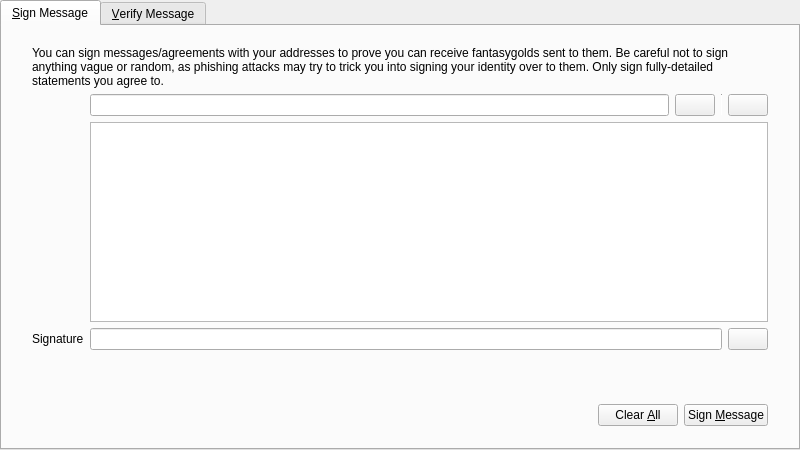
<?xml version="1.0" encoding="UTF-8"?>
<ui version="4.0">
 <class>SignVerifyMessageDialog</class>
 <widget class="QDialog" name="SignVerifyMessageDialog">
  <property name="geometry">
   <rect>
    <x>0</x>
    <y>0</y>
    <width>800</width>
    <height>450</height>
   </rect>
  </property>
  <property name="windowTitle">
   <string>Signatures - Sign / Verify a Message</string>
  </property>
  <property name="modal">
   <bool>true</bool>
  </property>
  <layout class="QVBoxLayout" name="verticalLayout">
   <property name="leftMargin">
    <number>0</number>
   </property>
   <property name="topMargin">
    <number>0</number>
   </property>
   <property name="rightMargin">
    <number>0</number>
   </property>
   <property name="bottomMargin">
    <number>0</number>
   </property>
   <item>
    <widget class="QTabWidget" name="tabWidget">
     <property name="currentIndex">
      <number>0</number>
     </property>
     <widget class="QWidget" name="tabSignMessage">
      <attribute name="title">
       <string>&amp;Sign Message</string>
      </attribute>
      <layout class="QVBoxLayout" name="verticalLayout_SM">
       <property name="leftMargin">
        <number>0</number>
       </property>
       <property name="topMargin">
        <number>0</number>
       </property>
       <property name="rightMargin">
        <number>0</number>
       </property>
       <property name="bottomMargin">
        <number>0</number>
       </property>
       <item>
        <layout class="QVBoxLayout" name="verticalLayout_3">
         <property name="leftMargin">
          <number>30</number>
         </property>
         <property name="topMargin">
          <number>20</number>
         </property>
         <property name="rightMargin">
          <number>30</number>
         </property>
         <property name="bottomMargin">
          <number>20</number>
         </property>
         <item>
          <layout class="QGridLayout" name="gridLayout">
           <item row="1" column="1">
          <layout class="QHBoxLayout" name="horizontalLayout_1_SM">
           <property name="spacing">
            <number>6</number>
           </property>
           <item>
            <widget class="QValidatedLineEdit" name="addressIn_SM">
             <property name="toolTip">
              <string>The FantasyGold address to sign the message with</string>
             </property>
            </widget>
           </item>
           <item>
              <widget class="FantasyGoldPushButton" name="addressBookButton_SM">
             <property name="toolTip">
              <string>Choose previously used address</string>
             </property>
             <property name="text">
              <string/>
             </property>
             <property name="icon">
              <iconset resource="../bitcoin.qrc">
               <normaloff>:/icons/address-book</normaloff>:/icons/address-book</iconset>
             </property>
             <property name="shortcut">
              <string>Alt+A</string>
             </property>
             <property name="autoDefault">
              <bool>false</bool>
             </property>
            </widget>
           </item>
           <item>
            <widget class="Line" name="vLine">
             <property name="maximumSize">
              <size>
               <width>1</width>
               <height>22</height>
              </size>
             </property>
             <property name="orientation">
              <enum>Qt::Vertical</enum>
             </property>
            </widget>
           </item>
           <item>
              <widget class="FantasyGoldPushButton" name="pasteButton_SM">
             <property name="toolTip">
              <string>Paste address from clipboard</string>
             </property>
             <property name="text">
              <string/>
             </property>
             <property name="icon">
              <iconset resource="../bitcoin.qrc">
               <normaloff>:/icons/editpaste</normaloff>:/icons/editpaste</iconset>
             </property>
             <property name="shortcut">
              <string>Alt+P</string>
             </property>
             <property name="autoDefault">
              <bool>false</bool>
             </property>
            </widget>
           </item>
          </layout>
         </item>
           <item row="2" column="1">
          <widget class="QPlainTextEdit" name="messageIn_SM">
           <property name="toolTip">
            <string>Enter the message you want to sign here</string>
           </property>
          </widget>
         </item>
           <item row="3" column="1">
          <layout class="QHBoxLayout" name="horizontalLayout_2_SM">
           <property name="spacing">
            <number>6</number>
           </property>
           <item>
            <widget class="QLineEdit" name="signatureOut_SM">
             <property name="font">
              <font>
               <italic>true</italic>
              </font>
             </property>
             <property name="readOnly">
              <bool>true</bool>
             </property>
            </widget>
           </item>
           <item>
              <widget class="FantasyGoldPushButton" name="copySignatureButton_SM">
             <property name="toolTip">
              <string>Copy the current signature to the system clipboard</string>
             </property>
             <property name="text">
              <string/>
             </property>
             <property name="icon">
              <iconset resource="../bitcoin.qrc">
               <normaloff>:/icons/editcopy</normaloff>:/icons/editcopy</iconset>
             </property>
             <property name="autoDefault">
              <bool>false</bool>
             </property>
            </widget>
           </item>
          </layout>
         </item>
           <item row="3" column="0">
            <widget class="QLabel" name="signatureLabel_SM">
             <property name="text">
              <string>Signature</string>
             </property>
             <property name="textFormat">
              <enum>Qt::PlainText</enum>
             </property>
            </widget>
           </item>
           <item row="0" column="0" colspan="2">
            <widget class="QLabel" name="infoLabel_SM">
             <property name="text">
              <string>You can sign messages/agreements with your addresses to prove you can receive fantasygolds sent to them. Be careful not to sign anything vague or random, as phishing attacks may try to trick you into signing your identity over to them. Only sign fully-detailed statements you agree to.</string>
             </property>
             <property name="textFormat">
              <enum>Qt::PlainText</enum>
             </property>
             <property name="wordWrap">
              <bool>true</bool>
             </property>
            </widget>
           </item>
          </layout>
         </item>
        </layout>
       </item>
       <item>
        <widget class="QWidget" name="buttonsContainerWhite" native="true">
         <layout class="QHBoxLayout" name="horizontalLayout">
          <property name="leftMargin">
           <number>30</number>
          </property>
          <property name="topMargin">
           <number>15</number>
          </property>
          <property name="rightMargin">
           <number>30</number>
          </property>
          <item>
           <spacer name="horizontalSpacer_1_SM">
            <property name="orientation">
             <enum>Qt::Horizontal</enum>
            </property>
            <property name="sizeHint" stdset="0">
             <size>
              <width>40</width>
              <height>48</height>
             </size>
            </property>
           </spacer>
          </item>
          <item>
           <widget class="QLabel" name="statusLabel_SM">
            <property name="font">
             <font>
              <weight>75</weight>
              <bold>true</bold>
             </font>
            </property>
            <property name="text">
             <string/>
            </property>
            <property name="wordWrap">
             <bool>true</bool>
            </property>
           </widget>
          </item>
          <item>
           <spacer name="horizontalSpacer_2_SM">
            <property name="orientation">
             <enum>Qt::Horizontal</enum>
            </property>
            <property name="sizeHint" stdset="0">
             <size>
              <width>40</width>
              <height>48</height>
             </size>
            </property>
           </spacer>
          </item>
          <item>
           <widget class="FantasyGoldPushButton" name="clearButton_SM">
            <property name="toolTip">
             <string>Reset all sign message fields</string>
            </property>
            <property name="text">
             <string>Clear &amp;All</string>
            </property>
            <property name="icon">
             <iconset resource="../bitcoin.qrc">
              <normaloff>:/icons/remove</normaloff>:/icons/remove</iconset>
            </property>
            <property name="autoDefault">
             <bool>false</bool>
            </property>
           </widget>
          </item>
          <item>
           <widget class="FantasyGoldPushButton" name="signMessageButton_SM">
            <property name="toolTip">
             <string>Sign the message to prove you own this FantasyGold address</string>
            </property>
            <property name="text">
             <string>Sign &amp;Message</string>
            </property>
            <property name="icon">
             <iconset resource="../bitcoin.qrc">
              <normaloff>:/icons/edit</normaloff>:/icons/edit</iconset>
            </property>
            <property name="autoDefault">
             <bool>false</bool>
            </property>
           </widget>
          </item>
         </layout>
        </widget>
       </item>
      </layout>
     </widget>
     <widget class="QWidget" name="tabVerifyMessage">
      <attribute name="title">
       <string>&amp;Verify Message</string>
      </attribute>
      <layout class="QVBoxLayout" name="verticalLayout_VM">
       <property name="leftMargin">
        <number>0</number>
       </property>
       <property name="topMargin">
        <number>0</number>
       </property>
       <property name="rightMargin">
        <number>0</number>
       </property>
       <property name="bottomMargin">
        <number>0</number>
       </property>
       <item>
        <layout class="QVBoxLayout" name="verticalLayout_2">
         <property name="leftMargin">
          <number>30</number>
         </property>
         <property name="topMargin">
          <number>20</number>
         </property>
         <property name="rightMargin">
          <number>30</number>
         </property>
         <property name="bottomMargin">
          <number>20</number>
         </property>
         <item>
          <widget class="QLabel" name="infoLabel_VM">
           <property name="text">
            <string>Enter the receiver's address, message (ensure you copy line breaks, spaces, tabs, etc. exactly) and signature below to verify the message. Be careful not to read more into the signature than what is in the signed message itself, to avoid being tricked by a man-in-the-middle attack. Note that this only proves the signing party receives with the address, it cannot prove sendership of any transaction!</string>
           </property>
           <property name="textFormat">
            <enum>Qt::PlainText</enum>
           </property>
           <property name="alignment">
            <set>Qt::AlignLeading|Qt::AlignLeft|Qt::AlignTop</set>
           </property>
           <property name="wordWrap">
            <bool>true</bool>
           </property>
          </widget>
         </item>
         <item>
          <layout class="QHBoxLayout" name="horizontalLayout_1_VM">
           <property name="spacing">
            <number>6</number>
           </property>
           <item>
            <widget class="QValidatedLineEdit" name="addressIn_VM">
             <property name="toolTip">
              <string>The FantasyGold address the message was signed with</string>
             </property>
            </widget>
           </item>
           <item>
            <widget class="FantasyGoldPushButton" name="addressBookButton_VM">
             <property name="toolTip">
              <string>Choose previously used address</string>
             </property>
             <property name="text">
              <string/>
             </property>
             <property name="icon">
              <iconset resource="../bitcoin.qrc">
               <normaloff>:/icons/address-book</normaloff>:/icons/address-book</iconset>
             </property>
             <property name="shortcut">
              <string>Alt+A</string>
             </property>
             <property name="autoDefault">
              <bool>false</bool>
             </property>
            </widget>
           </item>
          </layout>
         </item>
         <item>
          <widget class="QPlainTextEdit" name="messageIn_VM">
          <property name="toolTip">
            <string>The signed message to verify</string>
          </property>
          <property name="placeholderText">
            <string>The signed message to verify</string>
          </property>
        </widget>
         </item>
         <item>
          <widget class="QValidatedLineEdit" name="signatureIn_VM">
          <property name="toolTip">
            <string>The signature given when the message was signed</string>
          </property>
         <property name="placeholderText">
            <string>The signature given when the message was signed</string>
          </property>
        </widget>
         </item>
        </layout>
       </item>
       <item>
        <widget class="QWidget" name="buttonsContainerWhite_" native="true">
         <layout class="QHBoxLayout" name="horizontalLayout_2">
          <property name="leftMargin">
           <number>30</number>
          </property>
          <property name="topMargin">
           <number>15</number>
          </property>
          <property name="rightMargin">
           <number>30</number>
          </property>
          <item>
           <spacer name="horizontalSpacer_1_VM">
            <property name="orientation">
             <enum>Qt::Horizontal</enum>
            </property>
            <property name="sizeHint" stdset="0">
             <size>
              <width>40</width>
              <height>48</height>
             </size>
            </property>
           </spacer>
          </item>
          <item>
           <widget class="QLabel" name="statusLabel_VM">
            <property name="font">
             <font>
              <weight>75</weight>
              <bold>true</bold>
             </font>
            </property>
            <property name="text">
             <string/>
            </property>
            <property name="wordWrap">
             <bool>true</bool>
            </property>
           </widget>
          </item>
          <item>
           <spacer name="horizontalSpacer_2_VM">
            <property name="orientation">
             <enum>Qt::Horizontal</enum>
            </property>
            <property name="sizeHint" stdset="0">
             <size>
              <width>40</width>
              <height>48</height>
             </size>
            </property>
           </spacer>
          </item>
          <item>
           <widget class="FantasyGoldPushButton" name="clearButton_VM">
            <property name="toolTip">
             <string>Reset all verify message fields</string>
            </property>
            <property name="text">
             <string>Clear &amp;All</string>
            </property>
            <property name="icon">
             <iconset resource="../bitcoin.qrc">
              <normaloff>:/icons/remove</normaloff>:/icons/remove</iconset>
            </property>
            <property name="autoDefault">
             <bool>false</bool>
            </property>
           </widget>
          </item>
          <item>
           <widget class="FantasyGoldPushButton" name="verifyMessageButton_VM">
            <property name="toolTip">
             <string>Verify the message to ensure it was signed with the specified FantasyGold address</string>
            </property>
            <property name="text">
             <string>Verify &amp;Message</string>
            </property>
            <property name="icon">
             <iconset resource="../bitcoin.qrc">
              <normaloff>:/icons/transaction_0</normaloff>:/icons/transaction_0</iconset>
            </property>
            <property name="autoDefault">
             <bool>false</bool>
            </property>
           </widget>
          </item>
         </layout>
        </widget>
       </item>
      </layout>
     </widget>
    </widget>
   </item>
  </layout>
 </widget>
 <customwidgets>
  <customwidget>
   <class>QValidatedLineEdit</class>
   <extends>QLineEdit</extends>
   <header>qt/qvalidatedlineedit.h</header>
  </customwidget>
  <customwidget>
   <class>FantasyGoldPushButton</class>
   <extends>QPushButton</extends>
   <header>qt/fantasygoldpushbutton.h</header>
  </customwidget>
 </customwidgets>
 <resources>
  <include location="../bitcoin.qrc"/>
 </resources>
 <connections/>
</ui>
